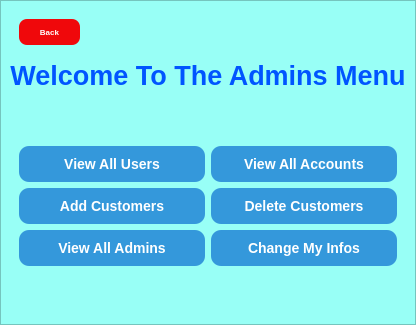
      <widget class="QWidget" name="page_4">
       <layout class="QGridLayout" name="gridLayout_8">
        <property name="leftMargin">
         <number>0</number>
        </property>
        <property name="topMargin">
         <number>0</number>
        </property>
        <property name="rightMargin">
         <number>0</number>
        </property>
        <property name="bottomMargin">
         <number>0</number>
        </property>
        <item row="0" column="0">
         <widget class="QFrame" name="frame_5">
          <property name="styleSheet">
           <string notr="true">background-color: rgb(152, 255, 246);</string>
          </property>
          <property name="frameShape">
           <enum>QFrame::Shape::StyledPanel</enum>
          </property>
          <property name="frameShadow">
           <enum>QFrame::Shadow::Raised</enum>
          </property>
          <layout class="QVBoxLayout" name="verticalLayout_5">
           <item>
            <widget class="QWidget" name="widget_11" native="true">
             <layout class="QHBoxLayout" name="horizontalLayout_10">
              <item>
               <widget class="QPushButton" name="backBtn_5">
                <property name="cursor">
                 <cursorShape>PointingHandCursor</cursorShape>
                </property>
                <property name="styleSheet">
                 <string notr="true">QPushButton {
    
	background-color: rgb(240, 8, 11);
    color: white;
    border: none;
    border-radius: 8px;
    padding: 8px 20px;
    font-size: 8px;
	
    font-weight: bold;
}

QPushButton:hover {
    background-color: rgb(220, 8, 11);
}

QPushButton:pressed {
    background-color: rgb(250, 8, 11);
}
</string>
                </property>
                <property name="text">
                 <string>Back</string>
                </property>
               </widget>
              </item>
              <item>
               <spacer name="horizontalSpacer_14">
                <property name="orientation">
                 <enum>Qt::Orientation::Horizontal</enum>
                </property>
                <property name="sizeHint" stdset="0">
                 <size>
                  <width>40</width>
                  <height>20</height>
                 </size>
                </property>
               </spacer>
              </item>
             </layout>
            </widget>
           </item>
           <item>
            <widget class="QLabel" name="label_3">
             <property name="styleSheet">
              <string notr="true">font-size: 20pt;
font-weight: bold;
color: rgb(0, 85, 255);
</string>
             </property>
             <property name="text">
              <string>Welcome To The Admins Menu</string>
             </property>
             <property name="alignment">
              <set>Qt::AlignmentFlag::AlignHCenter|Qt::AlignmentFlag::AlignTop</set>
             </property>
            </widget>
           </item>
           <item>
            <spacer name="verticalSpacer_11">
             <property name="orientation">
              <enum>Qt::Orientation::Vertical</enum>
             </property>
             <property name="sizeHint" stdset="0">
              <size>
               <width>20</width>
               <height>40</height>
              </size>
             </property>
            </spacer>
           </item>
           <item>
            <widget class="QWidget" name="widget_12" native="true">
             <layout class="QGridLayout" name="gridLayout_9">
              <item row="2" column="1">
               <widget class="QPushButton" name="changeMyInfoBtn">
                <property name="cursor">
                 <cursorShape>PointingHandCursor</cursorShape>
                </property>
                <property name="styleSheet">
                 <string notr="true">QPushButton {
    background-color: #3498db;       /* Soft but visible blue */
    color: white;                    /* Clear text */
    border: none;
    padding: 10px 20px;
    border-radius: 10px;
    font-size: 14px;
    font-weight: bold;
}

QPushButton:hover {
    background-color: #2d89c6;       /* Slightly darker on hover */
}

QPushButton:pressed {
    background-color: #1b639c;       /* Darkest on press */
}
</string>
                </property>
                <property name="text">
                 <string>Change My Infos</string>
                </property>
               </widget>
              </item>
              <item row="1" column="1">
               <widget class="QPushButton" name="deleteCustomersBtn">
                <property name="cursor">
                 <cursorShape>PointingHandCursor</cursorShape>
                </property>
                <property name="styleSheet">
                 <string notr="true">QPushButton {
    background-color: #3498db;       /* Soft but visible blue */
    color: white;                    /* Clear text */
    border: none;
    padding: 10px 20px;
    border-radius: 10px;
    font-size: 14px;
    font-weight: bold;
}

QPushButton:hover {
    background-color: #2d89c6;       /* Slightly darker on hover */
}

QPushButton:pressed {
    background-color: #1b639c;       /* Darkest on press */
}
</string>
                </property>
                <property name="text">
                 <string>Delete Customers</string>
                </property>
               </widget>
              </item>
              <item row="1" column="0">
               <widget class="QPushButton" name="addCustomersBtn">
                <property name="cursor">
                 <cursorShape>PointingHandCursor</cursorShape>
                </property>
                <property name="styleSheet">
                 <string notr="true">QPushButton {
    background-color: #3498db;       /* Soft but visible blue */
    color: white;                    /* Clear text */
    border: none;
    padding: 10px 20px;
    border-radius: 10px;
    font-size: 14px;
    font-weight: bold;
}

QPushButton:hover {
    background-color: #2d89c6;       /* Slightly darker on hover */
}

QPushButton:pressed {
    background-color: #1b639c;       /* Darkest on press */
}
</string>
                </property>
                <property name="text">
                 <string>Add Customers</string>
                </property>
               </widget>
              </item>
              <item row="0" column="1">
               <widget class="QPushButton" name="viewAllAccountsBtn">
                <property name="cursor">
                 <cursorShape>PointingHandCursor</cursorShape>
                </property>
                <property name="styleSheet">
                 <string notr="true">QPushButton {
    background-color: #3498db;       /* Soft but visible blue */
    color: white;                    /* Clear text */
    border: none;
    padding: 10px 20px;
    border-radius: 10px;
    font-size: 14px;
    font-weight: bold;
}

QPushButton:hover {
    background-color: #2d89c6;       /* Slightly darker on hover */
}

QPushButton:pressed {
    background-color: #1b639c;       /* Darkest on press */
}
</string>
                </property>
                <property name="text">
                 <string>View All Accounts</string>
                </property>
               </widget>
              </item>
              <item row="0" column="0">
               <widget class="QPushButton" name="viewAllUsersBtn">
                <property name="cursor">
                 <cursorShape>PointingHandCursor</cursorShape>
                </property>
                <property name="styleSheet">
                 <string notr="true">QPushButton {
    background-color: #3498db;       /* Soft but visible blue */
    color: white;                    /* Clear text */
    border: none;
    padding: 10px 20px;
    border-radius: 10px;
    font-size: 14px;
    font-weight: bold;
}

QPushButton:hover {
    background-color: #2d89c6;       /* Slightly darker on hover */
}

QPushButton:pressed {
    background-color: #1b639c;       /* Darkest on press */
}
</string>
                </property>
                <property name="text">
                 <string>View All Users</string>
                </property>
               </widget>
              </item>
              <item row="2" column="0">
               <widget class="QPushButton" name="viewAllAdminBtn">
                <property name="cursor">
                 <cursorShape>PointingHandCursor</cursorShape>
                </property>
                <property name="styleSheet">
                 <string notr="true">QPushButton {
    background-color: #3498db;       /* Soft but visible blue */
    color: white;                    /* Clear text */
    border: none;
    padding: 10px 20px;
    border-radius: 10px;
    font-size: 14px;
    font-weight: bold;
}

QPushButton:hover {
    background-color: #2d89c6;       /* Slightly darker on hover */
}

QPushButton:pressed {
    background-color: #1b639c;       /* Darkest on press */
}
</string>
                </property>
                <property name="text">
                 <string>View All Admins</string>
                </property>
               </widget>
              </item>
             </layout>
            </widget>
           </item>
           <item>
            <spacer name="verticalSpacer_10">
             <property name="orientation">
              <enum>Qt::Orientation::Vertical</enum>
             </property>
             <property name="sizeHint" stdset="0">
              <size>
               <width>20</width>
               <height>40</height>
              </size>
             </property>
            </spacer>
           </item>
          </layout>
         </widget>
        </item>
       </layout>
      </widget>
